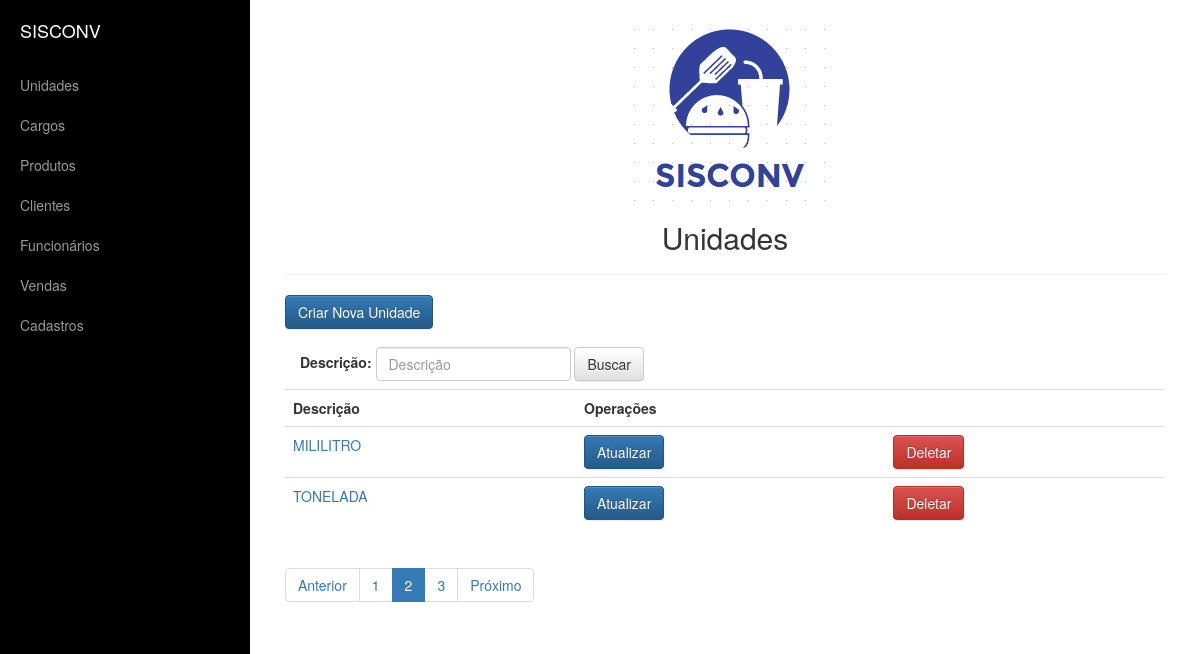
The page /appvendas/unidade/list?page=2 on the database as committed earlier.
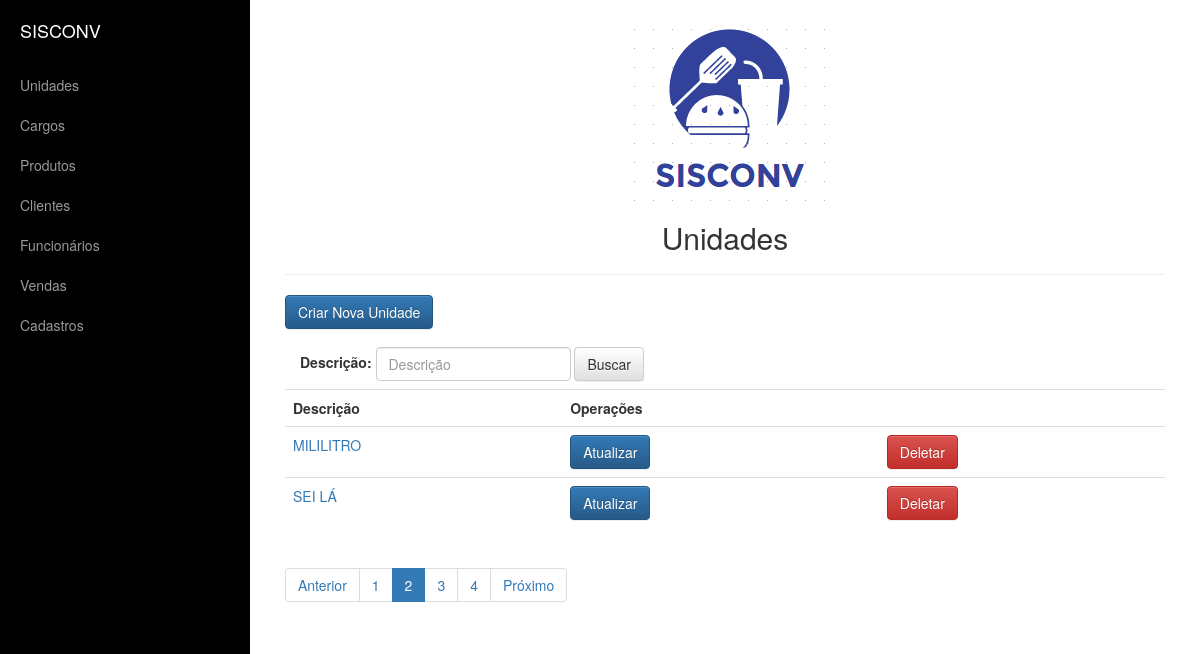
The same page on the database as committed later.
### appvendas/models.py (models this page shows, shortened)
class Unidade(models.Model):
    descricao=models.CharField("Descrição",max_length=100)
    sigla=models.CharField("Sigla",max_length=5)

### appvendas/views.py (the view)
def unidade_list(request):
    criterio=request.GET.get('criterio')
    if (criterio):
        unidades=Unidade.objects.filter(descricao__contains=criterio).order_by('descricao')
    else:
        unidades=Unidade.objects.all().order_by('descricao')
        criterio=""
    paginator=Paginator(unidades,2)
    page=request.GET.get('page')
    try:
        unidades=paginator.page(page)
    except PageNotAnInteger:
        unidades=paginator.page(1)
    except EmptyPage:
        unidades=paginator.page(paginator.num_pages)
    dados={'unidades':unidades,'criterio':criterio,'paginator':paginator,'page_obj':unidades}
    return render(request, 'unidade/unidade_list.html', dados)

### templates/unidade/unidade_list.html
{% extends 'base.html' %}
{% block conteudo %}
    <center><h2>Unidades</h2></center>
    <hr>
    <p><a href="{% url 'unidade_new' %}" class="btn btn-primary" >Criar Nova Unidade</a></p>
    <form class="navbar-form navbar-left" role="search" method="get" action="{% url 'unidade_list' %}">
      <div class="form-group">
          <label for="criterio">Descrição:</label>
        <input type="text" id="criterio" name="criterio" value="{{ criterio }}" class="form-control" placeholder="Descrição">
      </div>
      <button type="submit" class="btn btn-default">Buscar</button>
    </form>
    <table class="table table-hover">
  <tr>
    <th>Descrição</th>
      <th colspan="2">Operações</th>
  </tr>
    {% for unidade in unidades %}
        <tr>
            <td><a href="{% url 'unidade_detail' unidade.pk %}"> {{ unidade.descricao | upper }}</a></td>
            <td><a href="{% url 'unidade_update' unidade.pk %}" class="btn btn-primary">Atualizar</a> </td>
            <td><a href="{% url 'unidade_delete' unidade.pk %}" class="btn btn-danger">Deletar</a> </td>
        </tr>
    {% endfor %}
</table>
    {% include 'utils/paginacao.html' %}
{% endblock %}

Rows that differ between the two databases and show on the page:
no longer on this page (row unchanged): Unidade: descricao "TONELADA"
added Unidade: descricao "SEI LÁ"
Other text that changed with them:
new list line: "4"
